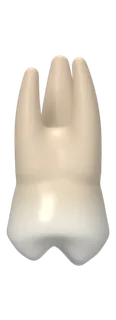
#> input picture design/odontogram/3d-blender/buccal/molar-upper@320.webp, 116 x 320 px, found by its file name
$ python before_after.py
#> lines starting #> are read from the running program, lines starting #| are printed output that depends on the picture
#!/usr/bin/env python3
"""Side-by-side 'Sebelum' / 'Sesudah' of the root smoothing pass (upper molar + upper incisor, buccal @320)."""
from pathlib import Path
from PIL import Image, ImageDraw, ImageFont

ROOT = Path(__file__).resolve().parent.parent
BEFORE = ROOT / "preview" / "roots-before"
AFTER = ROOT / "3d-blender" / "buccal"
OUT = ROOT / "preview" / "roots-before-after.png"
FONT = "/usr/share/fonts/truetype/dejavu/DejaVuSans-Bold.ttf"
S = 2  # upscale for legibility

def font(sz):
    try:
        return ImageFont.truetype(FONT, sz)
    except OSError:
        return ImageFont.load_default()

pairs = [("Molar atas (16)", "molar-upper@320.webp"), ("Insisor atas (11)", "incisor-upper@320.webp")]
tiles = []
for title, fn in pairs:
    b = Image.open(BEFORE / fn).convert("RGBA"); a = Image.open(AFTER / fn).convert("RGBA")
#> further down, b is the input picture: PIL image 116x320 RGBA; mean R, G, B, A 110.1, 103.9, 94.8, 111.8
    b = b.resize((b.width * S, b.height * S), Image.LANCZOS); a = a.resize((a.width * S, a.height * S), Image.LANCZOS)
    tiles.append((title, b, a))
pad, head, lab = 36, 56, 44
W = pad + sum(b.width + a.width + pad * 3 for _, b, a in tiles)
#> W = 1116
H = head + lab + max(max(b.height, a.height) for _, b, a in tiles) + pad
#> H = 776
im = Image.new("RGBA", (W, H), (255, 255, 255, 255)); d = ImageDraw.Draw(im)
#> after `im = Image.new('RGBA', (W, H), (255, 255, 255, 255))`: im: PIL image 1116x776 RGBA; every value is 255
x = pad
for title, b, a in tiles:
    d.text((x, 16), title, fill=(31, 41, 55), font=font(26))
    for label, t in (("Sebelum", b), ("Sesudah", a)):
        d.text((x + t.width // 2, head + 8), label, fill=(75, 85, 99), font=font(24), anchor="mt")
        d.rounded_rectangle((x - 8, head + lab - 6, x + t.width + 8, head + lab + t.height + 6), 14, fill=(248, 250, 252), outline=(229, 231, 235), width=2)
        im.alpha_composite(t, (x, head + lab))
        x += t.width + pad
    x += pad
#> this loop made 2 passes
#> (title, x) on passes 1 to 2: ('Molar atas (16)', 608), ('Insisor atas (11)', 1116)
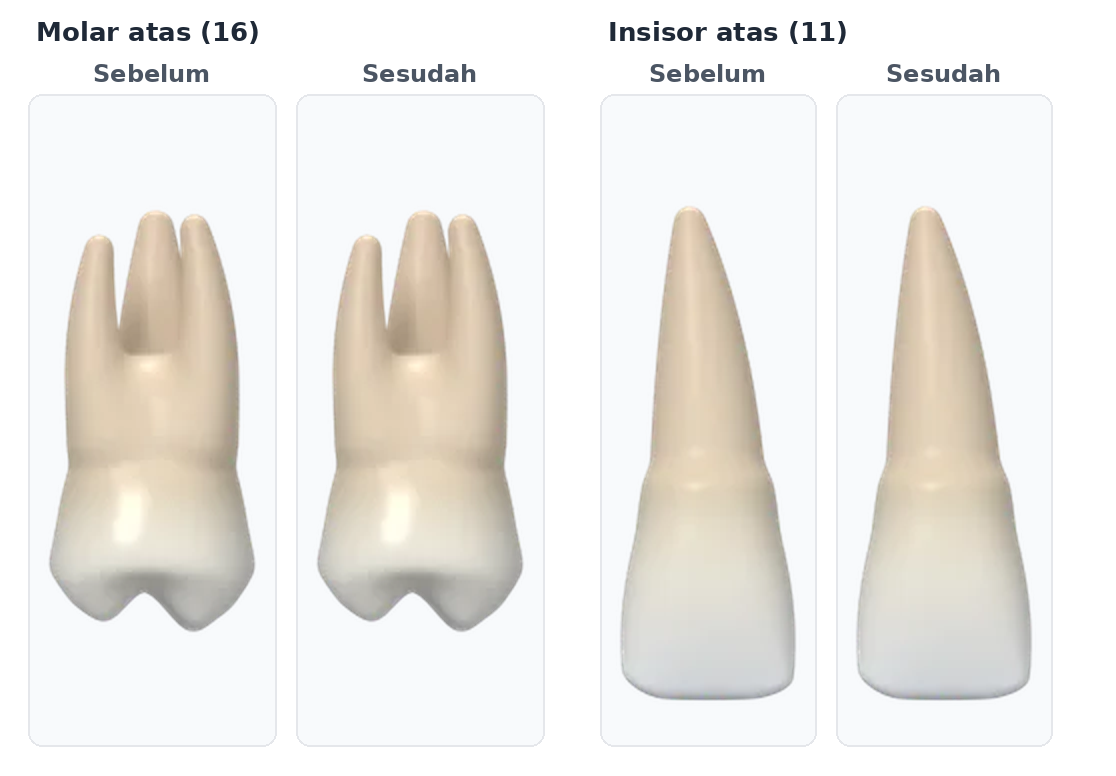
#> im: PIL image 1116x776 RGBA; mean R, G, B, A 237.6, 235.5, 231.7, 255
#> after the loop, x = 1116
im.convert("RGB").save(OUT)
print(OUT)
